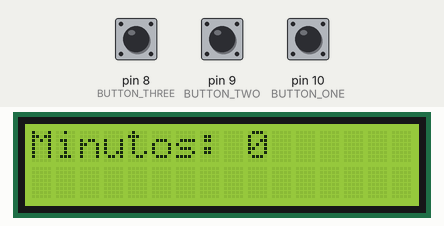
Bench run of a sketch on a simulated Arduino Uno, built with avr-gcc and run on an emulated ATmega328P. Parts: 16×2 character LCD. The inputs (shaded band) are chosen by the test bench; at power-on: pin 8 (BUTTON_THREE) LOW, pin 9 (BUTTON_TWO) LOW, pin 10 (BUTTON_ONE) LOW.

Above: at 1.2 s.
1.3 s: pin 8 (BUTTON_THREE) pulled HIGH for 0.15 s
At 2.2 s:
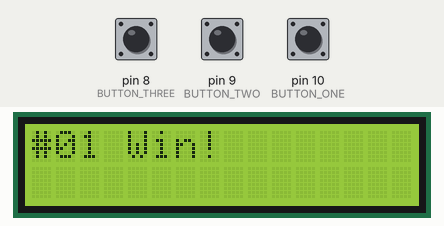
2.9 s: pin 9 (BUTTON_TWO) pulled HIGH for 0.15 s
At 4.0 s:
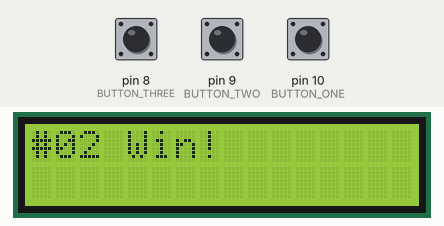
4.5 s: pin 8 (BUTTON_THREE) pulled HIGH for 1 s
At 6.0 s:
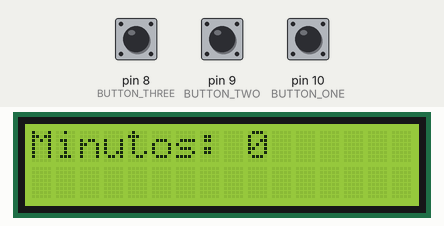
7.0 s: pin 9 (BUTTON_TWO) pulled HIGH for 1 s
At 7.7 s:
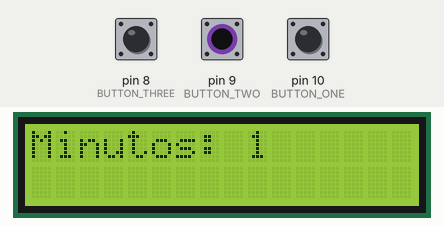
9.5 s: pin 8 (BUTTON_THREE) pulled HIGH for 0.15 s
At 10.3 s:
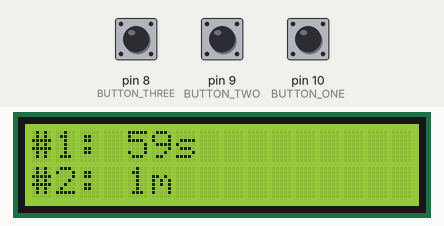
12.6 s: pin 10 (BUTTON_ONE) pulled HIGH for 0.15 s
At 13.0 s:
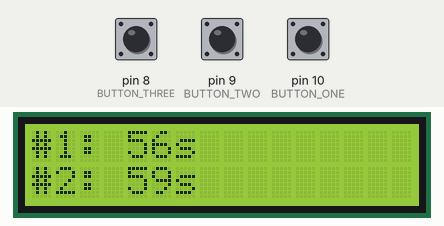
Timing chart, 0 to 15.6 s (numbered marks = the images above; inputs shaded):
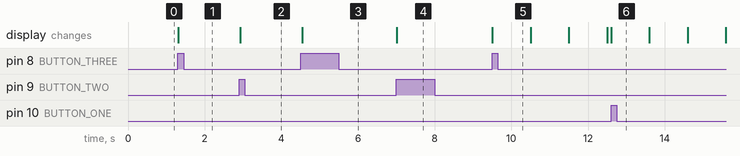

The sketch:

main.ino
```cpp
#include <LiquidCrystal.h>

#define BUTTON_ONE 10
#define BUTTON_TWO 9
#define BUTTON_THREE 8

#define RS 12
#define EN 11
#define D4 5
#define D5 4
#define D6 3
#define D7 2

bool clock_mode=false;
bool button_one,button_two,button_three;
bool lbutton_one=false,lbutton_two=false,lbutton_three=false;
float player_one=0,player_two=0;
unsigned long clock_end=0,last_time=0;
unsigned long start_time=0;
bool turn=true;
LiquidCrystal lcd(RS, EN, D4, D5, D6, D7);

void setup() {
  Serial.begin(9600);
  pinMode(BUTTON_ONE, INPUT);
  pinMode(BUTTON_TWO, INPUT);
  pinMode(BUTTON_THREE, INPUT);
  lcd.begin(16, 2);
}

void loop() {
  start_time=millis()-last_time;
  last_time=millis();
  button_one=button(BUTTON_ONE,&lbutton_one);
  button_two=button(BUTTON_TWO,&lbutton_two);
  button_three=button(BUTTON_THREE,&lbutton_three);

  if(clock_mode){
    if(button_one){
      change_player(true);
    }
    if(button_two){
      change_player(false);
    }
  }else{
    if(button_one){
      clock_end_time(false);
    }
    if(button_two){
      clock_end_time(true);
    }
  }

  if(button_three){
  	clock_mode=!clock_mode;
    player_two=clock_end;
    player_one=clock_end;
    clock_end=0;
    lcd.clear();
  }
  clock(clock_mode);
  delay(10);
}

void clock(bool status)
{
  if(status){
    if(turn){
      player_two=player_two-start_time;
    }else{
      player_one=player_one-start_time;
    }
    if(player_one<0){
      lcd.clear();
      lcd.setCursor(0,0);
      lcd.print("#02 Win!");
    }else if(player_two<0){
      lcd.clear();
      lcd.setCursor(0,0);
      lcd.print("#01 Win!");
    }else{
      lcd.setCursor(0,0);
      lcd.print("#1: "+human_time(player_one)+"         ");
      lcd.setCursor(0,1);
      lcd.print("#2: "+human_time(player_two)+"         ");
    }
     //Serial.println(String(player_one));
  } else{
    lcd.setCursor(0,0);
    lcd.print("Minutos: "+String(clock_end/60000));
  }
}

void clock_end_time(bool status)
{
  if(status){
    clock_end+=60000;
  } else if(clock_end>0){
    clock_end-=60000;
  }
}

bool button(byte button,bool *lastButtonState)
{
  bool state;
  bool buttonState = digitalRead(button);
  state=buttonState;
  if (buttonState != *lastButtonState) {
    state=buttonState;
  } else {
    state=false;
  }
  *lastButtonState = buttonState;
  //Serial.println(String(state));
  return state;
}

void change_player(bool status)
{
  turn=status;
}

String human_time(unsigned long tiempo)
{
  String time;
  unsigned long tp;
  int m,s,h;
  tp = tiempo % 3600000;
  m = int(tp / 60000);
  tp = tp % 60000;
  s = int(tp / 1000);
  tp = tp %  3600;
  h = int(tp / 3600000);
  if (h > 0) {
   	time=String(h)+"h ";
  }
  if (m > 0) {
    time+= String(m)+ "m ";
  }
  if (s > 0) {
    time+= String(s)+"s";
  }

  return time;
}
```

Measured:
- after the input at 1.3 s, the display: changes at once (image 1)
- after the input at 2.9 s, the display: changes at once (image 2)
- after the input at 4.5 s, the display: changes after 0.05 s (image 3)
- after the input at 7.0 s, the display: changes at once (image 4)
- after the input at 9.5 s, the display: changes at once (image 5)
- after the input at 12.6 s, the display: changes at once (image 6)
